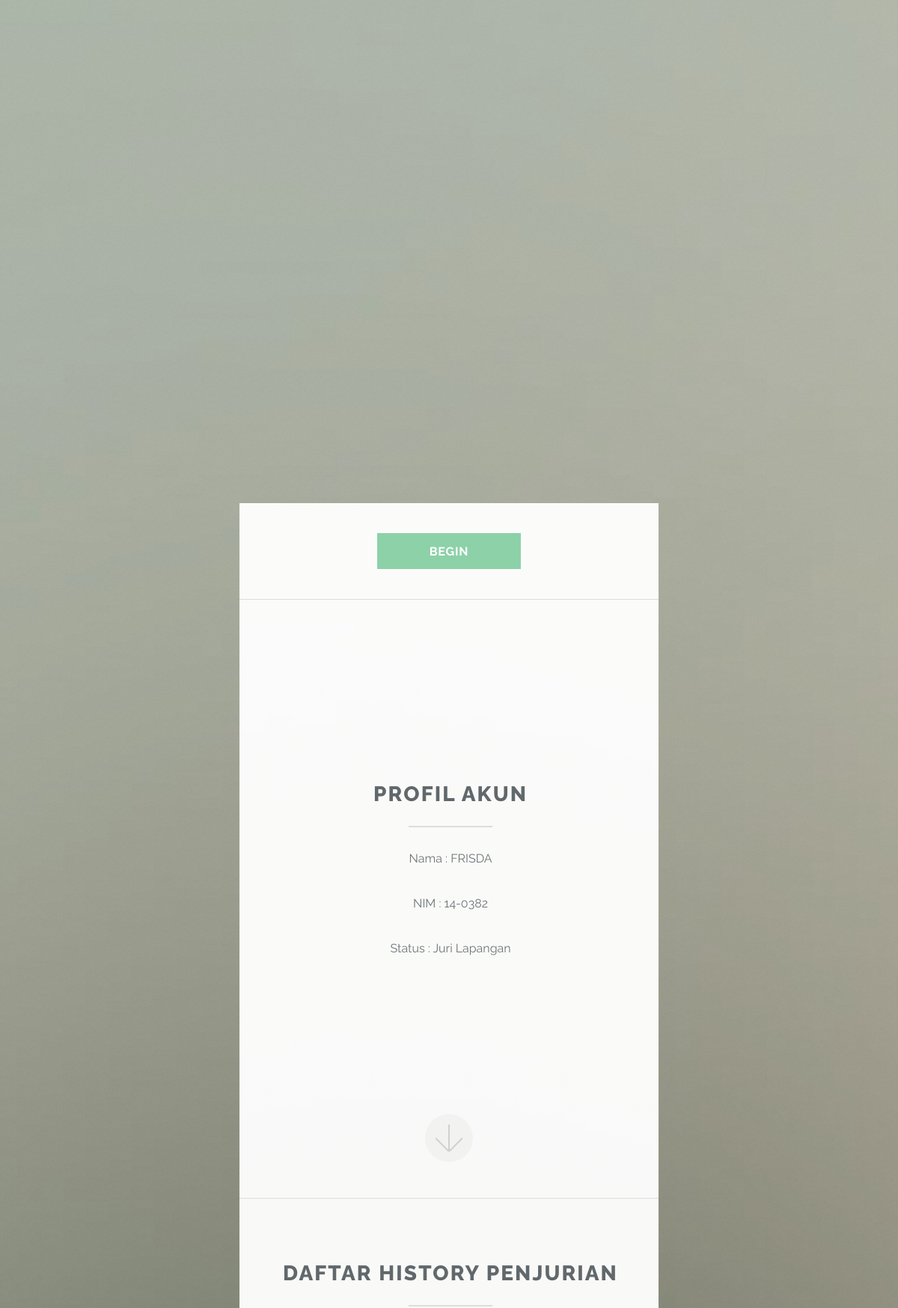
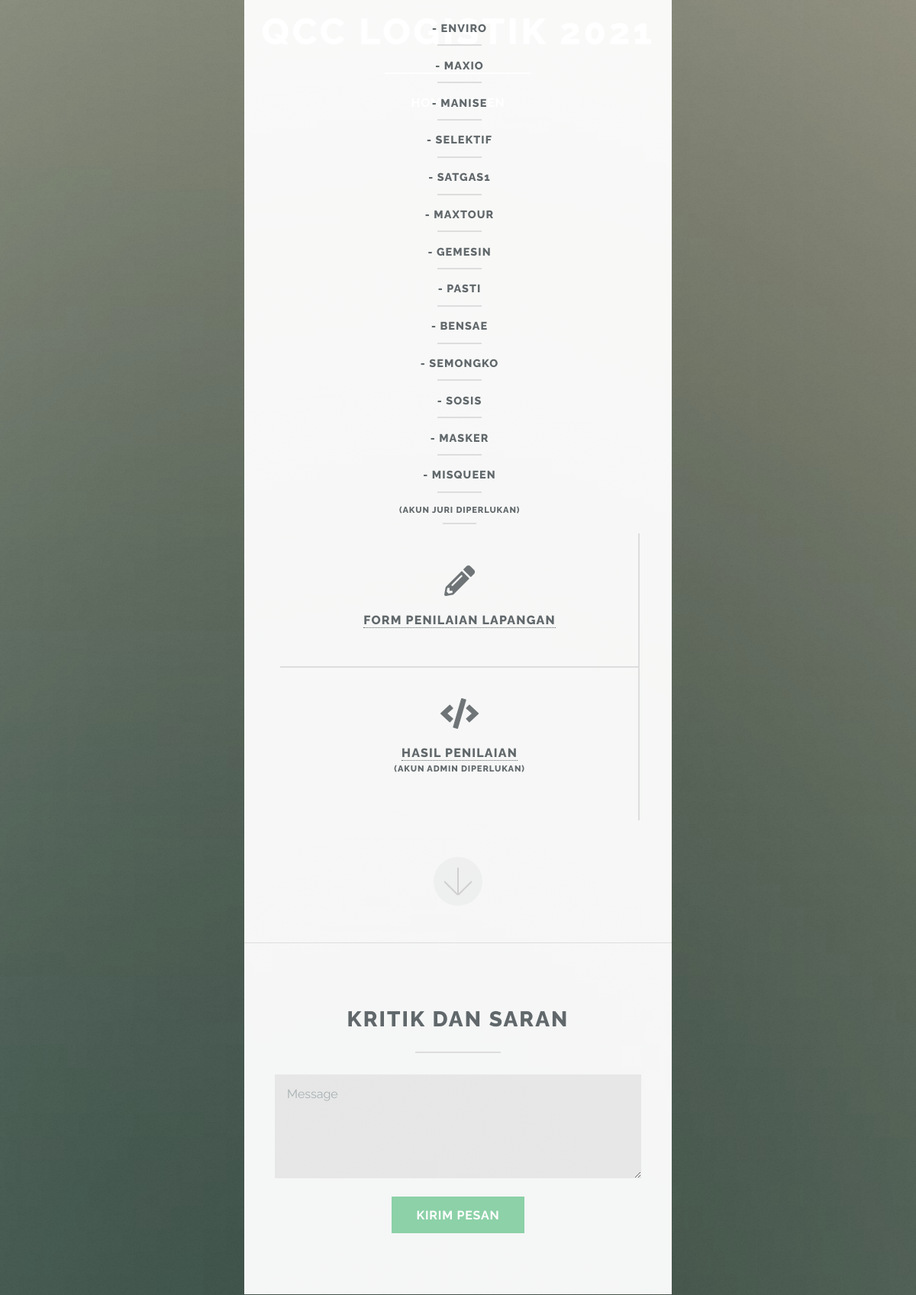
Page /highlights/index.php (signed in, upper part) on the committed database (2 pictures, top to bottom).
### tables this page shows
CREATE TABLE `data_nilai` (
  `id` int(11) NOT NULL,
  `username` varchar(20) NOT NULL,
  `waktu` timestamp NOT NULL DEFAULT CURRENT_TIMESTAMP ON UPDATE CURRENT_TIMESTAMP,
  `circle_team` varchar(20) NOT NULL,
  `kriteria_A1` double NOT NULL,
  `kriteria_A2` double NOT NULL,
  `kriteria_A3` double NOT NULL,
  `kriteria_B1` double NOT NULL,
  `kriteria_B2` double NOT NULL,
  `kriteria_B3` double NOT NULL,
  `kriteria_C1` double NOT NULL,
  `kriteria_C2` double NOT NULL,
  `kriteria_C3` double NOT NULL,
  `kriteria_D1` double NOT NULL,
  `kriteria_D2` double NOT NULL,
  `kriteria_E1` double NOT NULL,
  `kriteria_F1` double NOT NULL,
  `kriteria_G1` double NOT NULL,
  `kriteria_H1` double NOT NULL,
  `kriteria_H2` double NOT NULL,
  `kriteria_H3` double NOT NULL,
  `kriteria_H4` double NOT NULL,
  `kriteria_I1` double NOT NULL,
  `kriteria_J1` double NOT NULL,
  `kriteria_J2` double NOT NULL,
  `kriteria_J3` double NOT NULL,
  `kriteria_K1` double NOT NULL,
  `kriteria_K2` double NOT NULL,
  `kriteria_L1` double NOT NULL,
  `kriteria_L2` double NOT NULL,
  `kriteria_M1` double NOT NULL,
  `kriteria_N1` double NOT NULL,
  `kriteria_N2` double NOT NULL,
  `kriteria_O1` double NOT NULL,
  `kriteria_O2` double NOT NULL,
  `kriteria_O3` double NOT NULL,
  `kriteria_P1` double NOT NULL,
  `kriteria_Q1` double NOT NULL,
  `kriteria_Q2` double NOT NULL,
  `kriteria_Q3` double NOT NULL,
  `kriteria_Q4` double NOT NULL,
  `kriteria_Q5` double NOT NULL,
  `kriteria_R1` double NOT NULL,
  `kriteria_R2` double NOT NULL,
  `kriteria_S1` double NOT NULL,
  `komen` varchar(10000) NOT NULL
);

### highlights/index.php (the view, shortened to what this page needs)
<?php
if(isset($_SESSION['username'])){
?>
<!DOCTYPE HTML>
<html>
	<head>
		<link rel="stylesheet" href="assets/css/main.css" />
	</head>
	<body class="is-preload">
			<section id="header">
				<header class="major">
					<h1>QCC LOGISTIK 2021</h1>
					<p>Home Screen</p>
				</header>
				<div class="container">
					<ul class="actions special">
						<li><a href="#one" class="button primary scrolly">Begin</a></li>
					</ul>
				</div>
			</section>
			<section id="one" class="main special">
				<div class="container">
					<div class="content">
						<header class="major">
							<h2>Profil Akun</h2>
						</header>
						<p>Nama : <?php echo $_SESSION['nama_juri'];?></p>
						<p>NIM :  <?php echo $_SESSION['username'];?></p>
						<p>Status :  <?php echo $_SESSION['status'];?></p>
					</div>
					<a href="#two" class="goto-next scrolly">Next</a>
				</div>
			</section>
			<section id="two" class="main special">
				<div class="container">
					<div class="content">
						<header class="major">
							<h2>DAFTAR HISTORY PENJURIAN</h2>
							<?php
							include '../conn.php';
							$nip = $_SESSION['username'];
							if($_SESSION['status'] == "admin"){
							}else{
								if($_SESSION['status'] == 'Juri Lapangan'){
								$tabel = 'data_nilai';
							}else if ($_SESSION['status'] == 'Juri Presentasi'){
								$tabel = 'data_nilai_presentasi';
							}else{
							}
							$sql = "SELECT * FROM ".$tabel." WHERE  username = '$nip'";
							$result = mysqli_query($con,$sql);
							if($result){
							if(mysqli_num_rows($result) > 0){
								while($row = mysqli_fetch_assoc($result)){
									echo "<h4>- ".$row['circle_team']." </a></h4>";
								}
							}
						}else{
							echo mysqli_error($con);
						}
							}
							?>
							<h6>(Akun juri diperlukan)</h6>
						</header>
						<ul class="icons-grid">
							<li <?php if($_SESSION['status'] == "Juri Lapangan"){}else{echo 'style="display:none";';}?> >
								<span class="icon solid major fa-pencil-alt"></span>
								<h3><a href="../contactform/index.php">FORM PENILAIAN LAPANGAN</a></h3>
							</li>
							<li>
								<span class="icon solid major fa-code"></span>
								<h3><a href="../responsive/index.php">HASIL PENILAIAN</a> <h6>(Akun admin diperlukan)</h6></h3>
							</li>
						</ul>
					</div>
					<a href="#footer" class="goto-next scrolly">Next</a>
				</div>
			</section>
			<section id="footer">
				<div class="container">
					<header class="major">
						<h2>Kritik dan Saran</h2>
					</header>
					<form method="post" action="#">
						<div class="row gtr-uniform">
							<div class="col-12"><textarea name="message" id="message" placeholder="Message" rows="4"></textarea></div>
							<div class="col-12">
								<ul class="actions special">
									<li><input type="submit" value="Kirim Pesan" class="primary" /></li>
								</ul>
							</div>
						</div>
					</form>
				</div>
			</section>
	</body>
</html>
<?php
}else{
	header("Location: index.php");
}
?>

### rows in the picture
data_nilai: circle_team "ENVIRO"
data_nilai: circle_team "MAXIO"
data_nilai: circle_team "MANISE"
data_nilai: circle_team "SELEKTIF"
data_nilai: circle_team "SATGAS1"
data_nilai: circle_team "MAXTOUR"
data_nilai: circle_team "GEMESIN"
data_nilai: circle_team "PASTI"
data_nilai: circle_team "BENSAE"
data_nilai: circle_team "SEMONGKO"
data_nilai: circle_team "SOSIS"
data_nilai: circle_team "MASKER"
data_nilai: circle_team "MISQUEEN"

### other values in the picture
$_SESSION['nama_juri'] "FRISDA"
$_SESSION['username'] "14-0382"
$_SESSION['status'] "Juri Lapangan"
